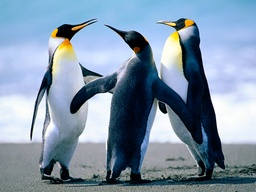
#> input picture py programs/GUI generale/Penguins.jpg, 256 x 192 px, shrunk from 1024 x 768 before the run
$ python -i images.py   (imports and definitions only)
#> lines starting #> are read from the running program, lines starting #| are printed output that depends on the picture
#> further down, picture is the input picture: PIL image 256x192 RGB; mean R, G, B 128.2, 148.1, 168.1
#   Modificare un'immagine
#1. Resize image
#2. Nitidezza
#3. Luminosità
#4. Contrasto
#5. Colori
#6. Sfocatura
#7 Bianco e nero
#8 Bianco o nero
#9 Definisci contorni
#Dopo averla modificata si può decidere di salvarla
#Dopo averla salvata si può decidre di cambiare l'immagine da modificare e sceglierne un'altra, tra cui quella appena salvata

from PIL import Image, ImageEnhance, ImageFilter
import os
contatore=0 #Se si volesse salvare l'immagine, il contatore serve per numerare la immagini salvate

# [2 lines not run here, left out]

# [84 lines left out: functions main, resize, nitidezza, luminosita, contrasto, cambiaColore, not called in this run]

#6. Sfocatura
def sfocatura(image):
    quantita=int(input("Digita di quanto vuoi sfocare l'immagine\n>>>  "))
    image.filter(ImageFilter.GaussianBlur(radius=quantita)).show()

#7 Bianco e Nero
# [21 lines left out: functions biancoNero, biancoONero, not called in this run]

#9 Definisci contorni
def lumMediaPixel(r, g, b):
    return (r+g+b)//3

def definisciContorni(image):
    quantita=int(input("Digita la precisione dei bordi(20 è gia abbastanza precisa)\n>>>  "))
#> the answer given: 3
    width, height=image.size
#> width = 256; height = 192
    decisione=int(input("Digita:\n1, se vuoi avere lo sfondo bianco e i contorni neri\n2, se vuoi avere lo sfondo nero e i contorni bianchi\n>>>  "))
#> the answer given: 1
    for x in range(width-1):
        for y in range(height-1):
            j, k, r=image.getpixel((x, y))
            lumPixel=lumMediaPixel(j, k, r)
            a, b, c=image.getpixel((x, y+1))
            lumPixelSopra=lumMediaPixel(a, b, c)
            c, d, f=image.getpixel((x+1, y))
            lumPixelSinistra=lumMediaPixel(c, d, f)
            if decisione==1:
                if abs(lumPixel-lumPixelSopra)>quantita or abs(lumPixel-lumPixelSinistra)>quantita:
                    image.putpixel((x, y), (0, 0, 0))
                if abs(lumPixel-lumPixelSopra)<quantita and abs(lumPixel-lumPixelSinistra)<quantita:
                    image.putpixel((x, y), (255, 255, 255))
            if decisione==2:
                if abs(lumPixel-lumPixelSopra)>quantita or abs(lumPixel-lumPixelSinistra)>quantita:
                    image.putpixel((x, y), (255, 255, 255))
                if abs(lumPixel-lumPixelSopra)<quantita and abs(lumPixel-lumPixelSinistra)<quantita:
                    image.putpixel((x, y), (0, 0, 0))
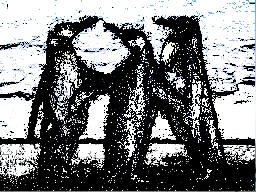
#> image: PIL image 256x192 RGB; mean R, G, B 121.5, 123.1, 125.3
    image.show()


# [1 line not run here, left out]

>>> from PIL import Image
>>> picture = Image.open('../GUI generale/Penguins.jpg')
>>> result = definisciContorni(picture)
